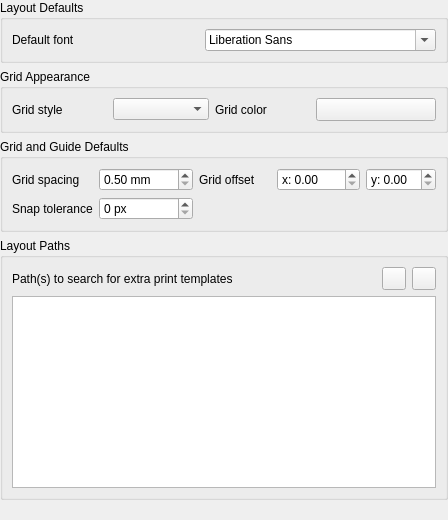
             <widget class="QWidget" name="mOptionsScrollAreaContents_12">
              <property name="geometry">
               <rect>
                <x>0</x>
                <y>0</y>
                <width>448</width>
                <height>520</height>
               </rect>
              </property>
              <layout class="QVBoxLayout" name="verticalLayout_39">
               <property name="leftMargin">
                <number>0</number>
               </property>
               <property name="topMargin">
                <number>0</number>
               </property>
               <property name="rightMargin">
                <number>0</number>
               </property>
               <property name="bottomMargin">
                <number>0</number>
               </property>
               <item>
                <widget class="QgsCollapsibleGroupBox" name="groupBox_3">
                 <property name="enabled">
                  <bool>true</bool>
                 </property>
                 <property name="title">
                  <string>Layout Defaults</string>
                 </property>
                 <layout class="QGridLayout" name="gridLayout_8">
                  <item row="1" column="0">
                   <layout class="QHBoxLayout" name="horizontalLayout_39">
                    <item>
                     <widget class="QLabel" name="label_60">
                      <property name="text">
                       <string>Default font</string>
                      </property>
                     </widget>
                    </item>
                    <item>
                     <widget class="QFontComboBox" name="mComposerFontComboBox"/>
                    </item>
                   </layout>
                  </item>
                 </layout>
                </widget>
               </item>
               <item>
                <widget class="QgsCollapsibleGroupBox" name="groupBox_23">
                 <property name="title">
                  <string>Grid Appearance</string>
                 </property>
                 <layout class="QGridLayout" name="gridLayout_9">
                  <item row="0" column="0">
                   <widget class="QLabel" name="label_66">
                    <property name="text">
                     <string>Grid style</string>
                    </property>
                   </widget>
                  </item>
                  <item row="0" column="2">
                   <widget class="QComboBox" name="mGridStyleComboBox"/>
                  </item>
                  <item row="0" column="3">
                   <widget class="QLabel" name="label_4">
                    <property name="text">
                     <string>Grid color</string>
                    </property>
                   </widget>
                  </item>
                  <item row="0" column="4">
                   <widget class="QgsColorButton" name="mGridColorButton">
                    <property name="minimumSize">
                     <size>
                      <width>120</width>
                      <height>0</height>
                     </size>
                    </property>
                    <property name="maximumSize">
                     <size>
                      <width>120</width>
                      <height>16777215</height>
                     </size>
                    </property>
                    <property name="text">
                     <string/>
                    </property>
                   </widget>
                  </item>
                 </layout>
                </widget>
               </item>
               <item>
                <widget class="QgsCollapsibleGroupBox" name="groupBox_24">
                 <property name="title">
                  <string>Grid and Guide Defaults</string>
                 </property>
                 <layout class="QGridLayout" name="gridLayout_11">
                  <item row="0" column="0">
                   <widget class="QLabel" name="label_61">
                    <property name="text">
                     <string>Grid spacing</string>
                    </property>
                   </widget>
                  </item>
                  <item row="0" column="1">
                   <widget class="QgsDoubleSpinBox" name="mGridResolutionSpinBox">
                    <property name="suffix">
                     <string> mm</string>
                    </property>
                    <property name="minimum">
                     <double>0.500000000000000</double>
                    </property>
                    <property name="maximum">
                     <double>9999.000000000000000</double>
                    </property>
                   </widget>
                  </item>
                  <item row="0" column="2">
                   <widget class="QLabel" name="label_63">
                    <property name="text">
                     <string>Grid offset</string>
                    </property>
                    <property name="wordWrap">
                     <bool>true</bool>
                    </property>
                   </widget>
                  </item>
                  <item row="0" column="3">
                   <layout class="QHBoxLayout" name="horizontalLayout_36">
                    <item>
                     <widget class="QgsDoubleSpinBox" name="mOffsetXSpinBox">
                      <property name="prefix">
                       <string>x: </string>
                      </property>
                      <property name="maximum">
                       <double>9999.000000000000000</double>
                      </property>
                     </widget>
                    </item>
                    <item>
                     <widget class="QgsDoubleSpinBox" name="mOffsetYSpinBox">
                      <property name="prefix">
                       <string>y: </string>
                      </property>
                      <property name="suffix">
                       <string/>
                      </property>
                     </widget>
                    </item>
                   </layout>
                  </item>
                  <item row="1" column="0">
                   <widget class="QLabel" name="label_62">
                    <property name="text">
                     <string>Snap tolerance</string>
                    </property>
                   </widget>
                  </item>
                  <item row="1" column="1">
                   <widget class="QgsSpinBox" name="mSnapToleranceSpinBox">
                    <property name="suffix">
                     <string> px</string>
                    </property>
                    <property name="maximum">
                     <number>200</number>
                    </property>
                   </widget>
                  </item>
                 </layout>
                </widget>
               </item>
               <item>
                <widget class="QgsCollapsibleGroupBox" name="groupBox_27">
                 <property name="title">
                  <string>Layout Paths</string>
                 </property>
                 <layout class="QGridLayout" name="_7">
                  <item row="0" column="0">
                   <widget class="QLabel" name="mSVGLabel_3">
                    <property name="text">
                     <string>Path(s) to search for extra print templates</string>
                    </property>
                   </widget>
                  </item>
                  <item row="0" column="1">
                   <spacer>
                    <property name="orientation">
                     <enum>Qt::Horizontal</enum>
                    </property>
                    <property name="sizeHint" stdset="0">
                     <size>
                      <width>31</width>
                      <height>20</height>
                     </size>
                    </property>
                   </spacer>
                  </item>
                  <item row="0" column="2">
                   <widget class="QToolButton" name="mBtnAddTemplatePath">
                    <property name="toolTip">
                     <string>Add new path</string>
                    </property>
                    <property name="text">
                     <string/>
                    </property>
                    <property name="icon">
                     <iconset resource="../../images/images.qrc">
                      <normaloff>:/images/themes/default/symbologyAdd.svg</normaloff>:/images/themes/default/symbologyAdd.svg</iconset>
                    </property>
                   </widget>
                  </item>
                  <item row="0" column="3">
                   <widget class="QToolButton" name="mBtnRemoveTemplatePath">
                    <property name="toolTip">
                     <string>Remove path</string>
                    </property>
                    <property name="text">
                     <string/>
                    </property>
                    <property name="icon">
                     <iconset resource="../../images/images.qrc">
                      <normaloff>:/images/themes/default/symbologyRemove.svg</normaloff>:/images/themes/default/symbologyRemove.svg</iconset>
                    </property>
                   </widget>
                  </item>
                  <item row="1" column="0" colspan="4">
                   <widget class="QListWidget" name="mListComposerTemplatePaths">
                    <property name="minimumSize">
                     <size>
                      <width>0</width>
                      <height>120</height>
                     </size>
                    </property>
                   </widget>
                  </item>
                 </layout>
                </widget>
               </item>
               <item>
                <spacer name="verticalSpacer_10">
                 <property name="orientation">
                  <enum>Qt::Vertical</enum>
                 </property>
                 <property name="sizeHint" stdset="0">
                  <size>
                   <width>20</width>
                   <height>0</height>
                  </size>
                 </property>
                </spacer>
               </item>
              </layout>
             </widget>
